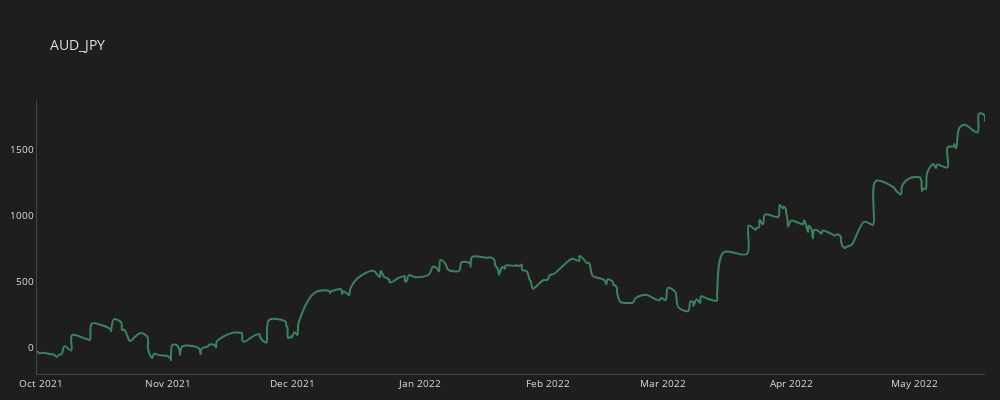

The cell this chart's notebook holds for it:
### Code cell
plot_line(trades_aud_jpy, "AUD_JPY")

### Figure 1 — Plotly figure (JSON) as saved in the notebook; plotly's stock layout.template omitted (floating-point values rounded to 4 significant figures; data arrays with more than 128 entries replaced by an {"elided": "..."} marker saying what was removed)
{"data": [{"line": {"color": "#3d825f", "shape": "spline", "width": 2}, "mode": "lines", "name": "AUD_JPY", "type": "scatter", "x": {"elided": "259 str values"}, "y": {"elided": "259 float values"}}], "layout": {"font": {"color": "#e1e1e1", "size": 10}, "height": 400, "margin": {"b": 10, "l": 15, "r": 15}, "paper_bgcolor": "#1e1e1e", "plot_bgcolor": "#1e1e1e", "title": {"text": "AUD_JPY"}, "width": 1000, "xaxis": {"linecolor": "#3a4a54", "linewidth": 1, "showgrid": false, "zeroline": false}, "yaxis": {"linecolor": "#3a4a54", "linewidth": 1, "showgrid": false, "zeroline": false}}}
